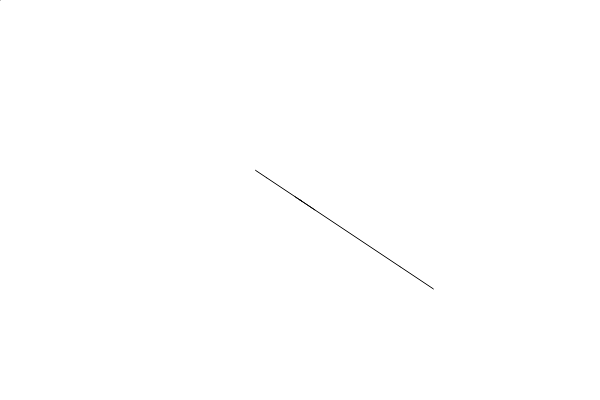
Frame 1 (no input)
Frame 60 (no input): identical to frame 1, image omitted
Frame 120 (the mouse pressed at the canvas centre since frame 60): blank canvas, image omitted

The p5.js sketch that drew this single still picture (run headless with seeded random() and noise() and a simulated clock; from frame 60 on, the mouse is pressed at the canvas centre):

// p5.js sketch
// ── sketch.js
var r = 0.333333;
var center;

function setup() {
  createCanvas(600, 400);
  center = createVector(width/2, height/2);
}

function drawLine(v1, v2) {
  line(v1.x, v1.y, v2.x, v2.y);
}

function cantor(pos1, pos2) {
  var vec = p5.Vector.sub(pos1, pos2);
  var length = vec.mag();
  if (length > 1) {
    var pm1 = p5.Vector.add(pos1, p5.Vector.mult(vec, r));
    var pm2 = p5.Vector.add(pos2, p5.Vector.mult(vec, -1*r));

    drawLine(pos1, pm1);
    drawLine(pm2, pos2);
    
    cantor(pos1, pm1);
    // cantor(pm2, pos2);
  }
}

function draw() {
  background(255);
  mouse = createVector(mouseX, mouseY);

  cantor(center, mouse);
}
